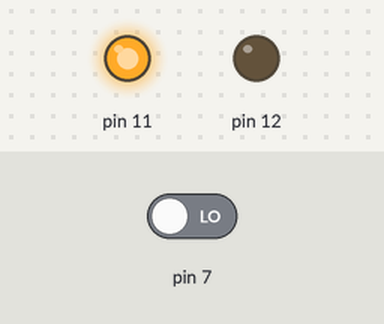
A sketch run on a simulated Arduino Uno, built with avr-gcc and run on an emulated ATmega328P. On the bench: output pins drawn as LEDs (lit = HIGH). The test bench sets the inputs (shaded band); at power-on: pin 7 LOW.

Above: at 1.2 s.
1.3 s: pin 7 driven HIGH
At 2.7 s:
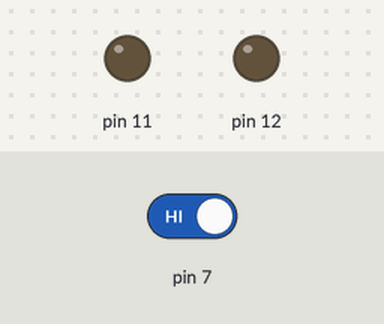
At 4.1 s:
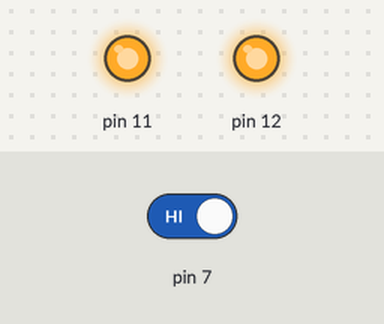
Timing chart, 0 to 5.6 s (numbered marks = the images above; inputs shaded):
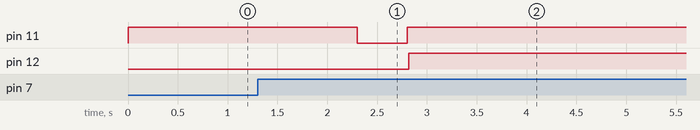

The sketch:

teensy2_0_frame_chan_sim_2_May27.ino
```cpp
int simulation = 0;
int startSim = 0;
int count = 0;

void setup()
{
  pinMode(12,OUTPUT);
  pinMode(11,OUTPUT);
  pinMode(7, INPUT);
}


void loop()
{
  digitalWrite(11, HIGH);

  if (startSim ==0 && digitalRead(7) == HIGH)
  {
    startSim = 1;
    delay(1000);
  }


  if (startSim == 1)
  {
    if (simulation == 0)
    {
      digitalWrite(11, LOW);
      simulation = 1;
      delay(500);
      digitalWrite(11, HIGH);
      delay(20);
    }
    else
    {
      digitalWrite(12,HIGH);
      delay(34);
      digitalWrite(12,LOW);
      delayMicroseconds(10);
      digitalWrite(12,LOW);
      delayMicroseconds(10);
    }
  }
}
```

Measured:
- after the input at 1.3 s, pin 11: HIGH → LOW after 1.0 s, → HIGH 0.50 s later; pin 12: LOW → HIGH after 1.5 s
